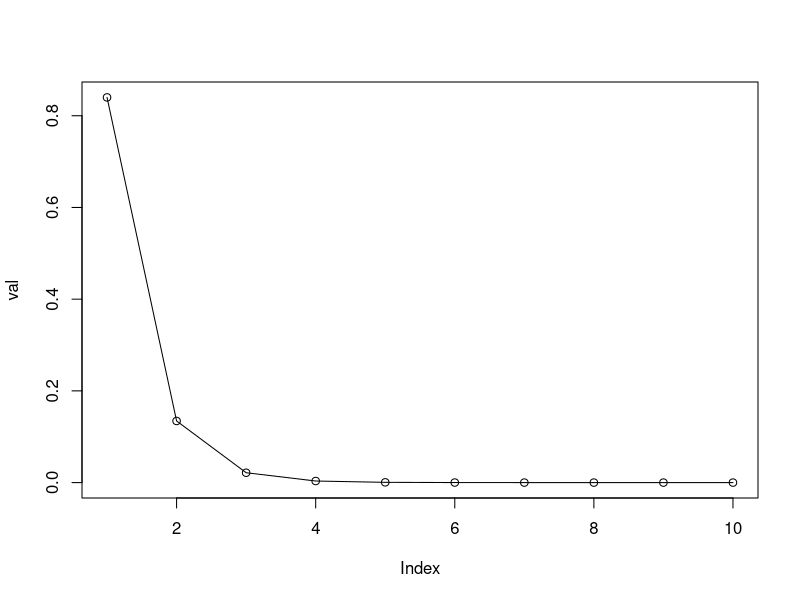

Source code (R):
# геометричний

p <- 0.84
q <- 1-p

# матсподівання
m <- 1/p
m

# дисперсія
d <- q/p^2
d

# середнє квадратичне відхилення
s <- sqrt(d)
s


# P(x)
P <- function(k) p*q^(k-1)


# таблиця розподілу
for(k in 1:10){
  print(paste0("k:", k, " p:", P(k)))
}


# імовірнісний многокутник
val = c()
for (i in 1:10)
  val[i] <- P(i)
plot(val, type="o")
